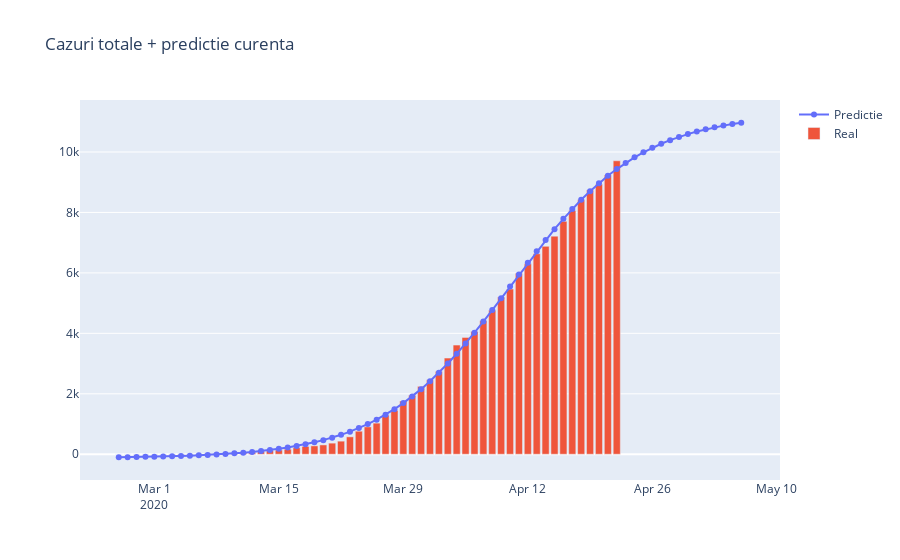
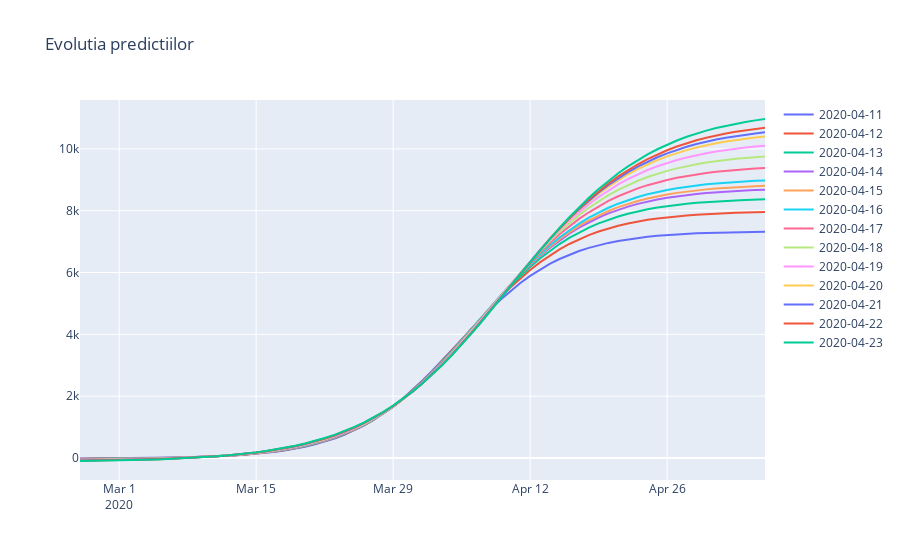
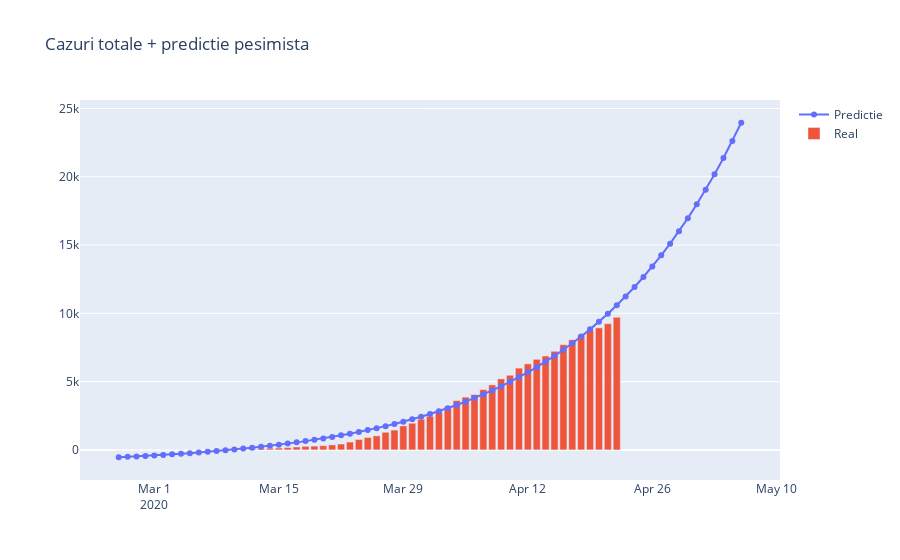
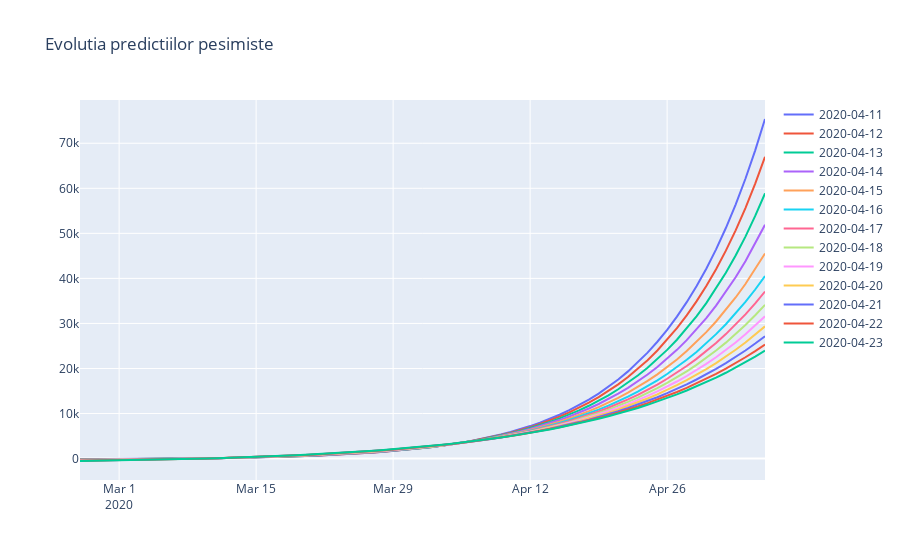

Notebook cell for these charts, in order:
### Code cell
plot_prediction(logistic, pacienti, "Cazuri totale + predictie curenta", divider=100000)
plot_predictions_history(logistic, pacienti, "Evolutia predictiilor", divider=100000)

plot_prediction(exponential, pacienti, "Cazuri totale + predictie pesimista", divider=100)
plot_predictions_history(exponential, pacienti, "Evolutia predictiilor pesimiste", divider=100)

plot_prediction(parabolic, pacienti, "Cazuri totale + predictie parabolica", divider=1)
plot_predictions_history(parabolic, pacienti, "Evolutia predictiilor parabolice", divider=1)

#plot_prediction(sigmoid, pacienti, "Cazuri totale + predictie sigmoid", divider=1000)
#plot_predictions_history(sigmoid, pacienti, "Evolutia predictiilor sigmoid", divider=1000)
